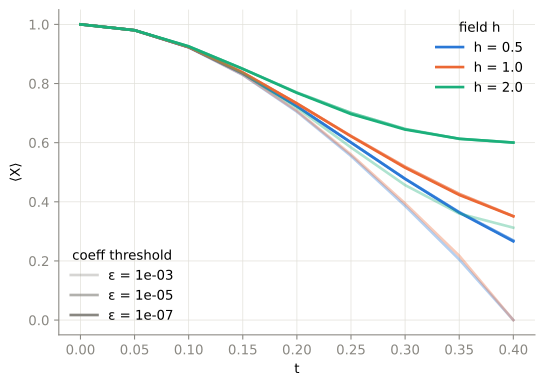

Reproduce this figure in Python.
#!/usr/bin/env python3
"""Truncation-convergence study for the landing-page 2D Ising quench.

Heisenberg-propagates the average-X-magnetization observable through a
first-order Trotter circuit on an 8x8 periodic transverse-field Ising
lattice, at three field strengths `h` (color) and three coefficient
truncation thresholds each (opacity: solid is the tightest threshold, faint
is the loosest). Larger `h` drives a larger single-qubit rotation angle per
Trotter step, i.e. further from the Clifford points -- more of the curves for
a given `h` should stay bunched together for a family that stays cheap to
truncate, and split apart earlier where truncation is already deciding the
answer.

Runtime is dominated by the tightest threshold at the largest `h`: this
script takes several minutes single-shot, since it is a one-off landing-page
figure and not part of the doc-snippet CI checker.

Regenerate the committed SVG with:

    .venv/bin/python docs/figures/ising-quench-convergence/quench_convergence.py
"""

from pathlib import Path

import matplotlib

matplotlib.use("Agg")
import matplotlib.pyplot as plt
from matplotlib.lines import Line2D

from paulistrings import Circuit, PauliSum, truncation

LX, LY = 8, 8
J = 1.0
DT = 0.05
N_STEPS = 8
H_VALUES = [0.5, 1.0, 2.0]
H_COLORS = {0.5: "#2a78d6", 1.0: "#eb6834", 2.0: "#1baf7a"}
THRESHOLDS = [1e-3, 1e-5, 1e-7]
THRESHOLD_ALPHAS = {1e-3: 0.35, 1e-5: 0.65, 1e-7: 1.0}
TOPN_CAP = 300_000

GRID_COLOR = "#e1e0d9"
MUTED_TEXT = "#898781"


def x_magnetization(lx: int, ly: int) -> PauliSum:
    n = lx * ly
    terms = {}
    for site in range(n):
        key = ["I"] * n
        key[site] = "X"
        terms["".join(key)] = 1.0 / n
    return PauliSum.from_strings(terms, num_qubits=n)


def trotter_step(lx: int, ly: int, dt: float, j_coupling: float, h: float) -> Circuit:
    n = lx * ly
    circuit = Circuit(n)

    def idx(x: int, y: int) -> int:
        return (y % ly) * lx + (x % lx)

    for y in range(ly):
        for x in range(lx):
            i = idx(x, y)
            for nx, ny in ((x + 1, y), (x, y + 1)):
                j = idx(nx, ny)
                circuit.pauli_rotation("ZZ", [i, j], 2 * j_coupling * dt)
    for site in range(n):
        circuit.rx(2 * h * dt, site)
    return circuit


def run_series(h: float, eps: float) -> tuple[list[float], list[float]]:
    policy = truncation.coeff(eps) & truncation.topn(TOPN_CAP)
    step_circuit = trotter_step(LX, LY, DT, J, h)
    observable = x_magnetization(LX, LY)
    ts = [0.0]
    xs = [observable.expectation("x+").real]
    for k in range(1, N_STEPS + 1):
        observable = observable.propagate(step_circuit, policy, direction="heisenberg")
        ts.append(k * DT)
        xs.append(observable.expectation("x+").real)
    print(f"h={h} eps={eps:.0e}: terms={len(observable)} <X>_final={xs[-1]:+.6f}")
    return ts, xs


def main() -> None:
    fig, ax = plt.subplots(figsize=(6.4, 4.4))

    for h in H_VALUES:
        for eps in THRESHOLDS:
            ts, xs = run_series(h, eps)
            ax.plot(
                ts,
                xs,
                color=H_COLORS[h],
                alpha=THRESHOLD_ALPHAS[eps],
                linewidth=2.0,
            )

    ax.grid(True, color=GRID_COLOR, linewidth=0.6, alpha=0.9)
    ax.set_axisbelow(True)
    for side in ("top", "right"):
        ax.spines[side].set_visible(False)
    for side in ("left", "bottom"):
        ax.spines[side].set_color(MUTED_TEXT)
    ax.tick_params(colors=MUTED_TEXT)
    ax.set_xlabel("t")
    ax.set_ylabel("⟨X⟩")

    h_handles = [Line2D([0], [0], color=H_COLORS[h], linewidth=2.0, label=f"h = {h}") for h in H_VALUES]
    h_legend = ax.legend(handles=h_handles, title="field h", loc="upper right", frameon=False)
    ax.add_artist(h_legend)

    eps_handles = [
        Line2D([0], [0], color=MUTED_TEXT, alpha=THRESHOLD_ALPHAS[eps], linewidth=2.0, label=f"ε = {eps:.0e}")
        for eps in THRESHOLDS
    ]
    ax.legend(handles=eps_handles, title="coeff threshold", loc="lower left", frameon=False)

    out = Path(__file__).with_name("quench_convergence.svg")
    fig.savefig(out, format="svg", bbox_inches="tight")
    print(f"wrote {out}")


if __name__ == "__main__":
    main()
